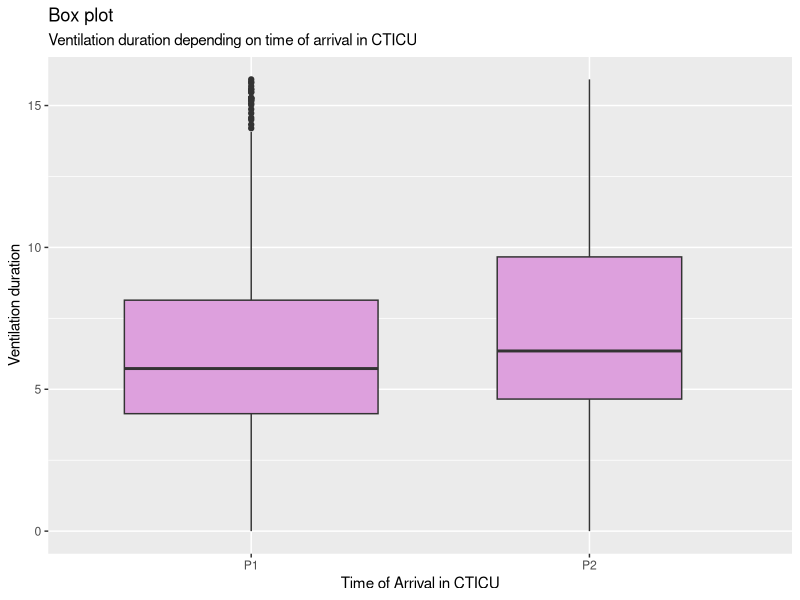
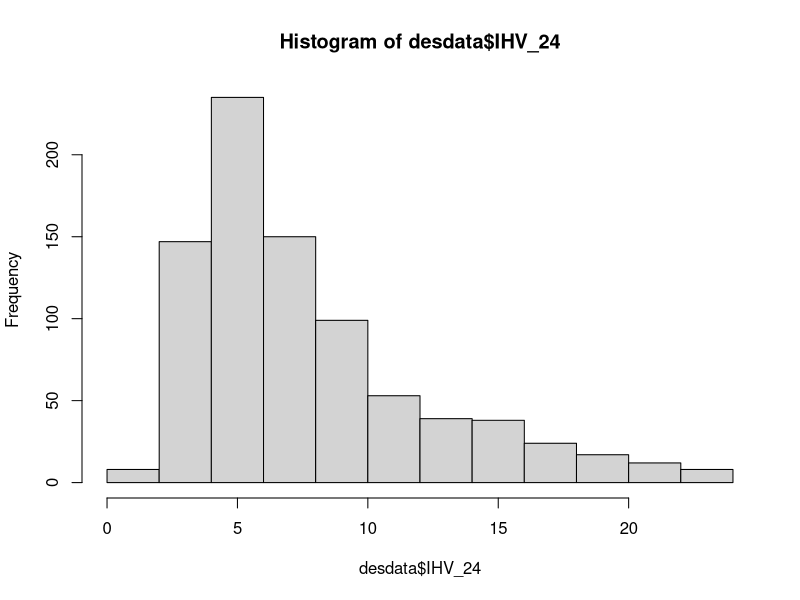
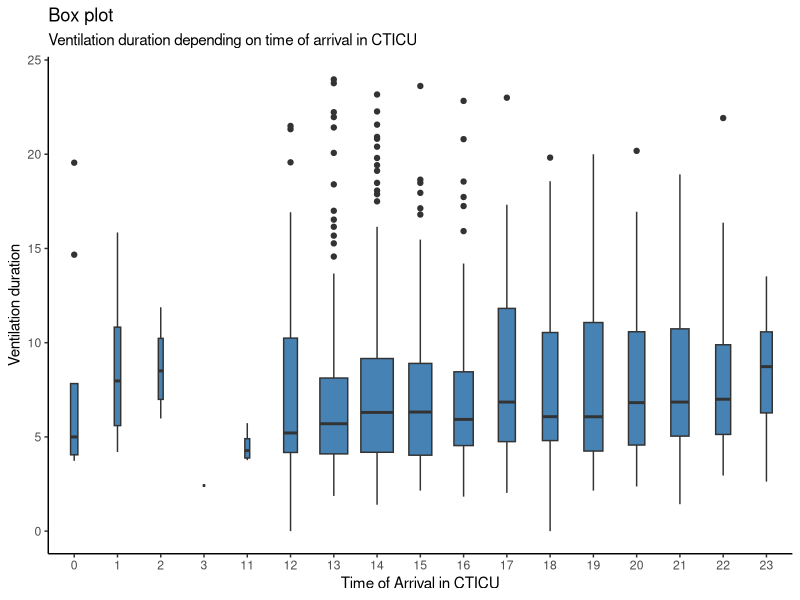
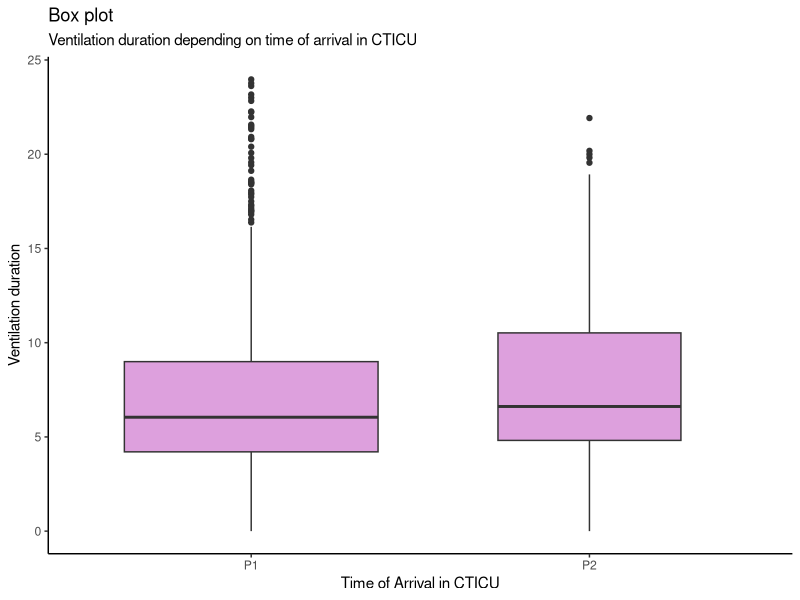
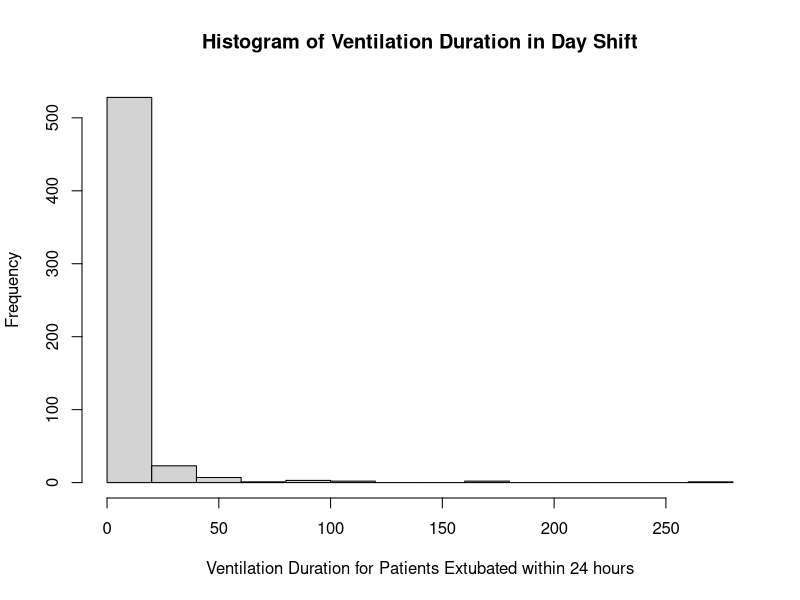
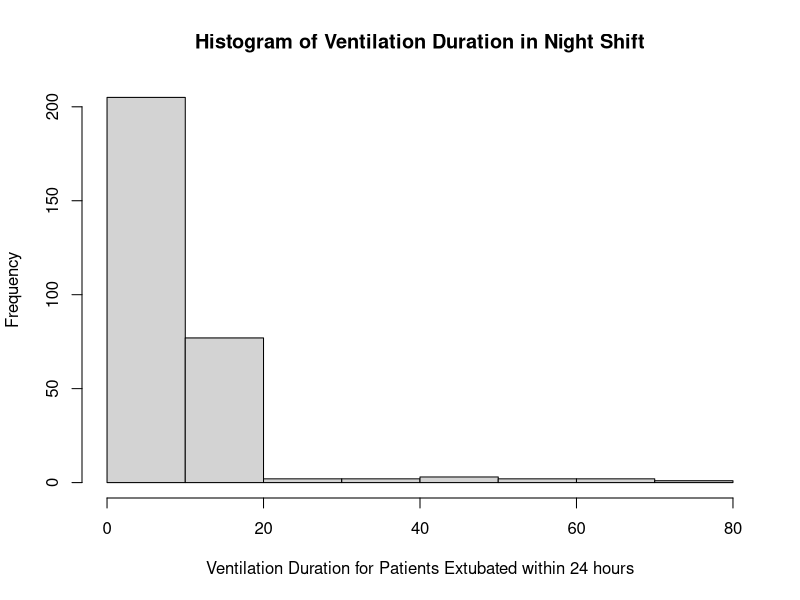
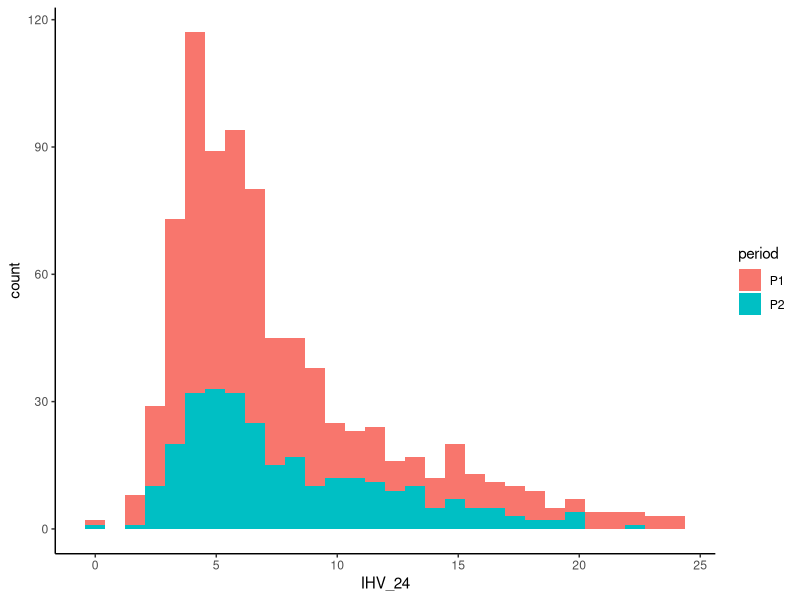
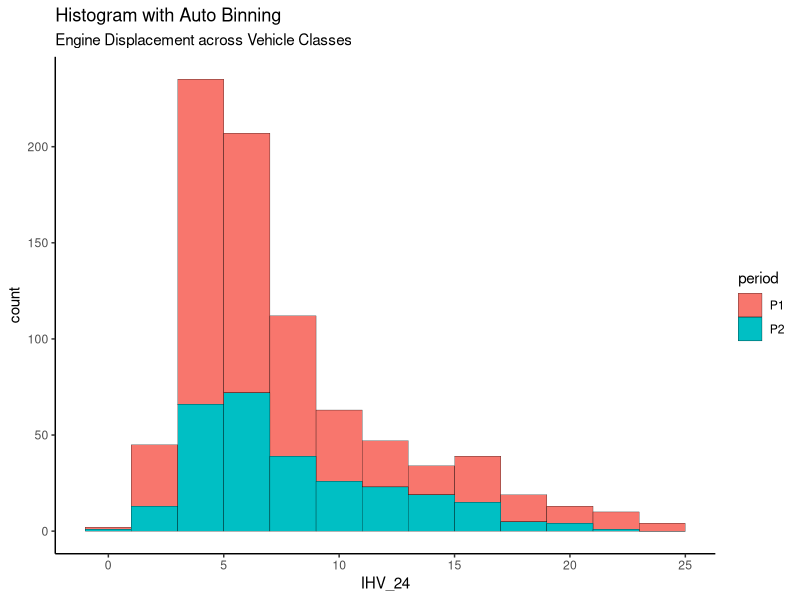

Write R code to recreate these figures, in order.
## ---- chunk 1
library(tidyverse)
library(readxl)
## ---- chunk 2
olddata <- read_excel("data/Master worksheet CTICU extubation times .xls", 
    sheet = "Master data", col_types = c("numeric", 
        "numeric", "text", "date", "date", 
        "date", "date", "text", "text", "numeric", 
        "numeric", "numeric", "numeric", 
        "text", "text", "text", "text", "text", 
        "text", "text", "text", "numeric", 
        "numeric", "numeric", "text", "text", 
        "text", "text", "text", "text", "text", 
        "text", "text", "text", "text", "text", 
        "numeric", "text", "numeric", "text", 
        "numeric", "numeric", "text", "text", 
        "text", "text", "date", "date", 
        "date", "date", "date", 
        "text", "numeric", "text", "numeric", 
        "numeric", "text", "numeric", "text", 
        "text", "numeric", "numeric", "text", 
        "text", "text", "text", "text", "numeric", 
        "numeric", "numeric", "numeric", 
        "numeric", "numeric", "numeric"))
## ---- chunk 3

rawdata <-  read_excel("data/new master data file 3 14 2019.xlsx", 
    col_types = c("text", "text", "date", 
        "date", "date", "numeric", "text", 
        "text", "numeric", "numeric", "numeric", 
        "numeric", "text", "text", "text", 
        "text", "text", "text", "text", "text", 
        "numeric", "numeric", "numeric", 
        "text", "text", "text", "text", "text", 
        "text", "text", "text", "text", "text", 
        "text", "text", "numeric", "text", 
        "numeric", "text", "numeric", "numeric", 
        "text", "text", "text", "text", "text", 
        "numeric", "text", "numeric", "date", 
        "date", "date", "date", 
        "date", "text", "numeric", "text", 
        "numeric", "numeric", "text", "numeric", 
        "text", "text", "numeric", "numeric", 
        "text", "text", "text", "text", "text", 
        "numeric", "numeric", "numeric", 
        "numeric", "numeric", "numeric", 
        "numeric", "text", "numeric", "numeric", 
        "numeric", "numeric", "numeric", 
        "numeric", "numeric", "text", "numeric"))


## ---- chunk 4
desdata <- rawdata %>% 
  separate("Surgery duration", into = c("Sdate", "Stime"), sep= " ") %>%
  separate("OR Exit Date And Time", into = c("OREdate", "OREtime"), sep= " ") %>%
  separate("OREtime", into = c("OREhour", "OREmin","OREsec"), sep= ":") %>%
  separate("Stime", into = c("Shour","Smin","Ssec"), sep= ":") %>% 
  mutate (Shour=as.numeric(Shour), Smin=as.numeric(Smin), Stime = Shour+ (Smin/60),
          OREhour = as.numeric(OREhour) ,
          period = ifelse (OREhour <18 & OREhour >=7,  "P1", "P2"),
          Ethnicity = NA,
          Reintub = coalesce(`Re-intubated During Hospital Stay`, `Postop Intubation/Reintubation During Hospital Stay`),
          Mor_disc = coalesce(`Mort-DC Status`,`Discharge / Mortality Status`)
          
          ) %>%

  rename(age = "Patient Age", 
         sex = "Sex", 
         BMI = "BMI", 
         PMM = "Predicted Morbidity or Mortality", 
         PRM = "Predicted Risk of Mortality", 
         PPV = "Predicted Prolonged Ventilation", 
         Reop = "Incidence",
         Urgent = "Status",
         Sug_Dur = "Stime",
         Pri_MI = "Prior MI",
         HF_w2w = "Heart Failure within 2 weeks",
         NYHA = "Classification-NYHA",
         smoker = "RF-Tobacco Use",
         lung = "RF-Chronic Lung Disease",
         PFT = "RF-Pulmonary Function Test",
         FEV = "RF-Forced Expiratory Volume Predicted",
         DLCOT = "DLCO Test Performed",
         DLCO = "DLCO Predicted",
         RFD = "RF-Renal Fail-Dialysis",
         PAD = "RF-Peripheral Arterial Disease",
         #Main outcome
         IHV = "Initial Hours Ventilated",
         #Secondary outcome
         Post_pneu = "Post-Op-Pulm-Pneumonia", 
         Post_throm = "Post-Op-Venous Thromboembolism-VTE",
         Post_stroke = "Post-Op-Neuro-Stroke Perm"  ,
         Re_ICU = "Readmission to ICU" ,
         Hos_LOS = "LOS-Admit-Discharge" , 
         ICU_LOS = "Total Hrs ICU",
         #Post-operative blood product transfusion 
         POBPT = "Blood Prod" ,                                        
         #Total blood transfusion units
         TBU = "Total units (all blood products)",      
         XCT = "Cross Clamp Time (min)",                             
         CPBT = "Cardiopulmonary Bypass Time"                        
         ) %>% 
  select(age,
       sex,
       Ethnicity,
       BMI, 
       PMM , 
       PRM , 
       PPV,
       Reop ,
       Urgent ,
       Sug_Dur ,
       Pri_MI ,
       HF_w2w ,
       NYHA ,
       smoker,
       lung,
       PFT,
       FEV,
       DLCOT ,
       DLCO,
       RFD ,
       PAD,
       OREhour,
       IHV,
       period,
       # secondary outcome
       Reintub, 
       Post_pneu, 
       Post_throm ,
       Post_stroke ,
       Re_ICU , 
       Hos_LOS, 
       ICU_LOS, 
       Mor_disc,
       # new variables added by new dataset 
       POBPT,
       TBU,
       XCT,
       CPBT
       ) %>% 
  mutate(IHV_24 = IHV, ICU_LOS = ICU_LOS/24)

        


# combine ethnicity

desdata$Ethnicity[rawdata$`Race - White` == "Yes"] = "White"
desdata$Ethnicity[rawdata$`Race - Black / African American` == "Yes"] = "Black"
desdata$Ethnicity[rawdata$`Race - Asian` == "Yes"] = "Asian"
desdata$Ethnicity[rawdata$`Race - American Indian / Alaskan Native` == "Yes"] = "American Indian"
desdata$Ethnicity[rawdata$`Race - Native Hawaiian / Pacific Islander` == "Yes"] = "Hawaiian"
desdata$Ethnicity[rawdata$`Race - Other` == "Yes"] = "Other"
desdata$Ethnicity[rawdata$`Race Documented` == "No"] = "No document"
## ---- chunk 5
desdata <- desdata %>% mutate( IHV_24 = IHV)
desdata$IHV_24[desdata$IHV>24] = NA 

glmdata <- desdata

glmdata$Ethnicity[glmdata$Ethnicity == "No document"] <- NA
glmdata$Ethnicity[glmdata$Ethnicity == "Hawaiian"] <- "Other"
glmdata$Ethnicity[glmdata$Ethnicity == "American Indian"] <- "Other"
glmdata$Ethnicity <- as.factor(glmdata$Ethnicity) %>% 
  relevel(glmdata$Ethnicity, ref="White")

glmdata <- glmdata %>% 
  mutate(Reop = ifelse(Reop == "First cardiovascular surgery", "Yes", "No"))

glmdata$Pri_MI[glmdata$Pri_MI == "Unknown"] <- NA

glmdata$smoker <- "Yes"
glmdata$smoker[desdata$smoker == "Smoking status unknown"] <- NA
glmdata$smoker[desdata$smoker == "Never smoker"] <- "No"

glmdata$HF_w2w[desdata$HF_w2w == "Unknown"] <- NA
glmdata$lung <- "Yes"
glmdata$lung[desdata$lung == "No"] <- "No"
glmdata$lung[desdata$lung == "Unknown"] <- NA
glmdata$PFT[desdata$PFT == "Unknown"] <- NA
glmdata$RFD[desdata$RFD == "Unknown"] <- NA
## ---- chunk 6
names(rawdata)
names(olddata)
names(desdata)
## ---- chunk 7
#desdata$sex[desdata$sex == "Not documented"] <- NA
length(desdata$sex)
sum(is.na(desdata$sex))
sum(is.na(desdata$sex)) / length(desdata$sex)
table(desdata$sex)

#table(desdata$sex) / length(desdata$sex)
paste(round(100*(table(desdata$sex) / 861), 2), "%", sep="")

length(desdata$sex[desdata$period == "P1"])
length(desdata$sex[desdata$period == "P2"])

sum(is.na(desdata$sex[desdata$period == "P1"]))
sum(is.na(desdata$sex[desdata$period == "P2"]))

table(desdata$sex[desdata$period == "P1"]) 
table(desdata$sex[desdata$period == "P2"]) 

#table(desdata$sex[desdata$period == "P1"]) / length(desdata$sex[desdata$period == "P1"])
paste(round(100*(table(desdata$sex[desdata$period == "P1"]) / length(desdata$sex[desdata$period == "P1"])), 2), "%", sep="")

#table(desdata$sex[desdata$period == "P2"]) / length(desdata$sex[desdata$period == "P2"])
paste(round(100*(table(desdata$sex[desdata$period == "P2"]) / length(desdata$sex[desdata$period == "P2"])), 2), "%", sep="")
chisq.test(desdata$sex,desdata$period, correct = FALSE)

## ---- chunk 8
glmdata$Ethnicity[glmdata$Ethnicity == "No document"] <- NA
glmdata$Ethnicity <- as.factor(glmdata$Ethnicity) %>%
  relevel(glmdata$Ethnicity, ref="White")

length(glmdata$Ethnicity)
sum(is.na(glmdata$Ethnicity))
sum(is.na(glmdata$Ethnicity)) / length(glmdata$Ethnicity)
table(glmdata$Ethnicity)

#table(glmdata$Ethnicity) / length(glmdata$Ethnicity)
paste(round(100*(table(glmdata$Ethnicity) / 861), 2), "%", sep="")

length(glmdata$Ethnicity[glmdata$period == "P1"])
length(glmdata$Ethnicity[glmdata$period == "P2"])

sum(is.na(glmdata$Ethnicity[glmdata$period == "P1"]))
sum(is.na(glmdata$Ethnicity[glmdata$period == "P2"]))

table(glmdata$Ethnicity[glmdata$period == "P1"]) 
table(glmdata$Ethnicity[glmdata$period == "P2"]) 

#table(glmdata$Ethnicity[glmdata$period == "P1"]) / length(glmdata$Ethnicity[glmdata$period == "P1"])
paste(round(100*(table(glmdata$Ethnicity[glmdata$period == "P1"]) / length(glmdata$Ethnicity[glmdata$period == "P1"])), 2), "%", sep="")

#table(glmdata$Ethnicity[glmdata$period == "P2"]) / length(glmdata$Ethnicity[glmdata$period == "P2"])
paste(round(100*(table(glmdata$Ethnicity[glmdata$period == "P2"]) / length(glmdata$Ethnicity[glmdata$period == "P2"])), 2), "%", sep="")


chisq.test(glmdata$Ethnicity,glmdata$period, correct = FALSE)
## ---- chunk 9


length(glmdata$Reop)
sum(is.na(glmdata$Reop))
sum(is.na(glmdata$Reop)) / length(glmdata$Reop)
table(glmdata$Reop)

#table(glmdata$Reop) / length(glmdata$Reop)
paste(round(100*(table(glmdata$Reop) / (length(na.omit(glmdata$Reop)))), 2), "%", sep="")

length(na.omit(glmdata$Reop[glmdata$period == "P1"]))
length(na.omit(glmdata$Reop[glmdata$period == "P2"]))

sum(is.na(glmdata$Reop[glmdata$period == "P1"]))
sum(is.na(glmdata$Reop[glmdata$period == "P2"]))

table(glmdata$Reop[glmdata$period == "P1"]) 
table(glmdata$Reop[glmdata$period == "P2"]) 

#table(glmdata$Reop[glmdata$period == "P1"]) / length(glmdata$Reop[glmdata$period == "P1"])
paste(round(100*(table(glmdata$Reop[glmdata$period == "P1"]) / length(na.omit(glmdata$Reop[glmdata$period == "P1"]))), 2), "%", sep="")

#table(glmdata$Reop[glmdata$period == "P2"]) / length(glmdata$Reop[glmdata$period == "P2"])
paste(round(100*(table(glmdata$Reop[glmdata$period == "P2"]) / length(na.omit(glmdata$Reop[glmdata$period == "P2"]))), 2), "%", sep="")



fisher.test(glmdata$Reop,glmdata$period)
## ---- chunk 10
#desdata$Urgent[desdata$Urgent == "Not documented"] <- NA
length(desdata$Urgent)
sum(is.na(desdata$Urgent))
sum(is.na(desdata$Urgent)) / length(desdata$Urgent)
table(desdata$Urgent)

#table(desdata$Urgent) / length(desdata$Urgent)
paste(round(100*(table(desdata$Urgent) / 861), 2), "%", sep="")

length(desdata$Urgent[desdata$period == "P1"])
length(desdata$Urgent[desdata$period == "P2"])

sum(is.na(desdata$Urgent[desdata$period == "P1"]))
sum(is.na(desdata$Urgent[desdata$period == "P2"]))

table(desdata$Urgent[desdata$period == "P1"]) 
table(desdata$Urgent[desdata$period == "P2"]) 

#table(desdata$Urgent[desdata$period == "P1"]) / length(desdata$Urgent[desdata$period == "P1"])
paste(round(100*(table(desdata$Urgent[desdata$period == "P1"]) / length(desdata$Urgent[desdata$period == "P1"])), 2), "%", sep="")

#table(desdata$Urgent[desdata$period == "P2"]) / length(desdata$Urgent[desdata$period == "P2"])
paste(round(100*(table(desdata$Urgent[desdata$period == "P2"]) / length(desdata$Urgent[desdata$period == "P2"])), 2), "%", sep="")


chisq.test(desdata$Urgent,desdata$period, correct = FALSE)
## ---- chunk 11

length(glmdata$Pri_MI)
sum(is.na(glmdata$Pri_MI))
sum(is.na(glmdata$Pri_MI)) / length(glmdata$Pri_MI)
table(glmdata$Pri_MI)

#table(glmdata$Pri_MI) / length(glmdata$Pri_MI)
paste(round(100*(table(glmdata$Pri_MI) / (length(na.omit(glmdata$Pri_MI)))), 2), "%", sep="")

length(na.omit(glmdata$Pri_MI[glmdata$period == "P1"]))
length(na.omit(glmdata$Pri_MI[glmdata$period == "P2"]))

sum(is.na(glmdata$Pri_MI[glmdata$period == "P1"]))
sum(is.na(glmdata$Pri_MI[glmdata$period == "P2"]))

table(glmdata$Pri_MI[glmdata$period == "P1"]) 
table(glmdata$Pri_MI[glmdata$period == "P2"]) 

#table(glmdata$Pri_MI[glmdata$period == "P1"]) / length(glmdata$Pri_MI[glmdata$period == "P1"])
paste(round(100*(table(glmdata$Pri_MI[glmdata$period == "P1"]) / length(na.omit(glmdata$Pri_MI[glmdata$period == "P1"]))), 2), "%", sep="")

#table(glmdata$Pri_MI[glmdata$period == "P2"]) / length(glmdata$Pri_MI[glmdata$period == "P2"])
paste(round(100*(table(glmdata$Pri_MI[glmdata$period == "P2"]) / length(na.omit(glmdata$Pri_MI[glmdata$period == "P2"]))), 2), "%", sep="")

chisq.test(glmdata$Pri_MI,glmdata$period, correct = FALSE)
## ---- chunk 12

length(desdata$HF_w2w)
sum(is.na(desdata$HF_w2w))
sum(is.na(desdata$HF_w2w)) / length(desdata$HF_w2w)
table(desdata$HF_w2w)

#table(desdata$HF_w2w) / length(desdata$HF_w2w)
paste(round(100*(table(desdata$HF_w2w) / 861), 2), "%", sep="")

length(desdata$HF_w2w[desdata$period == "P1"])
length(desdata$HF_w2w[desdata$period == "P2"])

sum(is.na(desdata$HF_w2w[desdata$period == "P1"]))
sum(is.na(desdata$HF_w2w[desdata$period == "P2"]))

table(desdata$HF_w2w[desdata$period == "P1"]) 
table(desdata$HF_w2w[desdata$period == "P2"]) 

#table(desdata$HF_w2w[desdata$period == "P1"]) / length(desdata$HF_w2w[desdata$period == "P1"])
paste(round(100*(table(desdata$HF_w2w[desdata$period == "P1"]) / length(desdata$HF_w2w[desdata$period == "P1"])), 2), "%", sep="")

#table(desdata$HF_w2w[desdata$period == "P2"]) / length(desdata$HF_w2w[desdata$period == "P2"])
paste(round(100*(table(desdata$HF_w2w[desdata$period == "P2"]) / length(desdata$HF_w2w[desdata$period == "P2"])), 2), "%", sep="")
chisq.test(desdata$HF_w2w,desdata$period, correct = FALSE)
## ---- chunk 13
#desdata$NYHA[desdata$NYHA == "Not documented"] <- NA
length(desdata$NYHA)
sum(is.na(desdata$NYHA))
sum(is.na(desdata$NYHA)) / length(desdata$NYHA)
table(desdata$NYHA)

#table(desdata$NYHA) / length(desdata$NYHA)
paste(round(100*(table(desdata$NYHA) / 861), 2), "%", sep="")

length(desdata$NYHA[desdata$period == "P1"])
length(desdata$NYHA[desdata$period == "P2"])

sum(is.na(desdata$NYHA[desdata$period == "P1"]))
sum(is.na(desdata$NYHA[desdata$period == "P2"]))

table(desdata$NYHA[desdata$period == "P1"]) 
table(desdata$NYHA[desdata$period == "P2"]) 

#table(desdata$NYHA[desdata$period == "P1"]) / length(desdata$NYHA[desdata$period == "P1"])
paste(round(100*(table(desdata$NYHA[desdata$period == "P1"]) / length(desdata$NYHA[desdata$period == "P1"])), 2), "%", sep="")

#table(desdata$NYHA[desdata$period == "P2"]) / length(desdata$NYHA[desdata$period == "P2"])
paste(round(100*(table(desdata$NYHA[desdata$period == "P2"]) / length(desdata$NYHA[desdata$period == "P2"])), 2), "%", sep="")

## ---- chunk 14

length(glmdata$smoker)
sum(is.na(glmdata$smoker))
sum(is.na(glmdata$smoker)) / length(glmdata$smoker)
table(glmdata$smoker)

#table(glmdata$smoker) / length(glmdata$smoker)
paste(round(100*(table(glmdata$smoker) / (length(na.omit(glmdata$smoker)))), 2), "%", sep="")

length(na.omit(glmdata$smoker[glmdata$period == "P1"]))
length(na.omit(glmdata$smoker[glmdata$period == "P2"]))

sum(is.na(glmdata$smoker[glmdata$period == "P1"]))
sum(is.na(glmdata$smoker[glmdata$period == "P2"]))

table(glmdata$smoker[glmdata$period == "P1"]) 
table(glmdata$smoker[glmdata$period == "P2"]) 

#table(glmdata$smoker[glmdata$period == "P1"]) / length(glmdata$smoker[glmdata$period == "P1"])
paste(round(100*(table(glmdata$smoker[glmdata$period == "P1"]) / length(na.omit(glmdata$smoker[glmdata$period == "P1"]))), 2), "%", sep="")

#table(glmdata$smoker[glmdata$period == "P2"]) / length(glmdata$smoker[glmdata$period == "P2"])
paste(round(100*(table(glmdata$smoker[glmdata$period == "P2"]) / length(na.omit(glmdata$smoker[glmdata$period == "P2"]))), 2), "%", sep="")

chisq.test(glmdata$smoker,glmdata$period, correct = FALSE)
## ---- chunk 15
length(glmdata$lung)
sum(is.na(glmdata$lung))
sum(is.na(glmdata$lung)) / length(glmdata$lung)
table(glmdata$lung)

#table(glmdata$lung) / length(glmdata$lung)
paste(round(100*(table(glmdata$lung) / 861), 2), "%", sep="")

length(glmdata$lung[glmdata$period == "P1"])
length(glmdata$lung[glmdata$period == "P2"])

sum(is.na(glmdata$lung[glmdata$period == "P1"]))
sum(is.na(glmdata$lung[glmdata$period == "P2"]))

table(glmdata$lung[glmdata$period == "P1"]) 
table(glmdata$lung[glmdata$period == "P2"]) 

#table(glmdata$lung[glmdata$period == "P1"]) / length(glmdata$lung[glmdata$period == "P1"])
paste(round(100*(table(glmdata$lung[glmdata$period == "P1"]) / length(glmdata$lung[glmdata$period == "P1"])), 2), "%", sep="")

#table(glmdata$lung[glmdata$period == "P2"]) / length(glmdata$lung[glmdata$period == "P2"])
paste(round(100*(table(glmdata$lung[glmdata$period == "P2"]) / length(glmdata$lung[glmdata$period == "P2"])), 2), "%", sep="")

chisq.test(glmdata$lung,glmdata$period, correct = FALSE)
## ---- chunk 16

length(glmdata$PFT)
sum(is.na(glmdata$PFT))
sum(is.na(glmdata$PFT)) / length(glmdata$PFT)
table(glmdata$PFT)

#table(glmdata$PFT) / length(glmdata$PFT)
paste(round(100*(table(glmdata$PFT) / 861), 2), "%", sep="")

length(glmdata$PFT[glmdata$period == "P1"])
length(glmdata$PFT[glmdata$period == "P2"])

sum(is.na(glmdata$PFT[glmdata$period == "P1"]))
sum(is.na(glmdata$PFT[glmdata$period == "P2"]))

table(glmdata$PFT[glmdata$period == "P1"]) 
table(glmdata$PFT[glmdata$period == "P2"]) 

#table(glmdata$PFT[glmdata$period == "P1"]) / length(glmdata$PFT[glmdata$period == "P1"])
paste(round(100*(table(glmdata$PFT[glmdata$period == "P1"]) / length(glmdata$PFT[glmdata$period == "P1"])), 2), "%", sep="")

#table(glmdata$PFT[glmdata$period == "P2"]) / length(glmdata$PFT[glmdata$period == "P2"])
paste(round(100*(table(glmdata$PFT[glmdata$period == "P2"]) / length(glmdata$PFT[glmdata$period == "P2"])), 2), "%", sep="")

chisq.test(glmdata$PFT,glmdata$period, correct = FALSE)
## ---- chunk 17
#desdata$DLCOT[desdata$DLCOT == "Not documented"] <- NA
length(desdata$DLCOT)
sum(is.na(desdata$DLCOT))
sum(is.na(desdata$DLCOT)) / length(desdata$DLCOT)
table(desdata$DLCOT)

#table(desdata$DLCOT) / length(desdata$DLCOT)
paste(round(100*(table(desdata$DLCOT) / 861), 2), "%", sep="")

length(desdata$DLCOT[desdata$period == "P1"])
length(desdata$DLCOT[desdata$period == "P2"])

sum(is.na(desdata$DLCOT[desdata$period == "P1"]))
sum(is.na(desdata$DLCOT[desdata$period == "P2"]))

table(desdata$DLCOT[desdata$period == "P1"]) 
table(desdata$DLCOT[desdata$period == "P2"]) 

#table(desdata$DLCOT[desdata$period == "P1"]) / length(desdata$DLCOT[desdata$period == "P1"])
paste(round(100*(table(desdata$DLCOT[desdata$period == "P1"]) / length(desdata$DLCOT[desdata$period == "P1"])), 2), "%", sep="")

#table(desdata$DLCOT[desdata$period == "P2"]) / length(desdata$DLCOT[desdata$period == "P2"])
paste(round(100*(table(desdata$DLCOT[desdata$period == "P2"]) / length(desdata$DLCOT[desdata$period == "P2"])), 2), "%", sep="")
## ---- chunk 18

length(glmdata$RFD)
sum(is.na(glmdata$RFD))
sum(is.na(glmdata$RFD)) / length(glmdata$RFD)
table(glmdata$RFD)

#table(glmdata$RFD) / length(glmdata$RFD)
paste(round(100*(table(glmdata$RFD) / 861), 2), "%", sep="")

length(glmdata$RFD[glmdata$period == "P1"])
length(glmdata$RFD[glmdata$period == "P2"])

sum(is.na(glmdata$RFD[glmdata$period == "P1"]))
sum(is.na(glmdata$RFD[glmdata$period == "P2"]))

table(glmdata$RFD[glmdata$period == "P1"]) 
table(glmdata$RFD[glmdata$period == "P2"]) 

#table(glmdata$RFD[glmdata$period == "P1"]) / length(glmdata$RFD[glmdata$period == "P1"])
paste(round(100*(table(glmdata$RFD[glmdata$period == "P1"]) / length(glmdata$RFD[glmdata$period == "P1"])), 2), "%", sep="")

#table(glmdata$RFD[glmdata$period == "P2"]) / length(glmdata$RFD[glmdata$period == "P2"])
paste(round(100*(table(glmdata$RFD[glmdata$period == "P2"]) / length(glmdata$RFD[glmdata$period == "P2"])), 2), "%", sep="")

chisq.test(glmdata$RFD,glmdata$period, correct = FALSE)
## ---- chunk 19
#desdata$PAD[desdata$PAD == "Not documented"] <- NA
length(desdata$PAD)
sum(is.na(desdata$PAD))
sum(is.na(desdata$PAD)) / length(desdata$PAD)
table(desdata$PAD)

#table(desdata$PAD) / length(desdata$PAD)
paste(round(100*(table(desdata$PAD) / 861), 2), "%", sep="")

length(desdata$PAD[desdata$period == "P1"])
length(desdata$PAD[desdata$period == "P2"])

sum(is.na(desdata$PAD[desdata$period == "P1"]))
sum(is.na(desdata$PAD[desdata$period == "P2"]))

table(desdata$PAD[desdata$period == "P1"]) 
table(desdata$PAD[desdata$period == "P2"]) 

#table(desdata$PAD[desdata$period == "P1"]) / length(desdata$PAD[desdata$period == "P1"])
paste(round(100*(table(desdata$PAD[desdata$period == "P1"]) / length(desdata$PAD[desdata$period == "P1"])), 2), "%", sep="")

#table(desdata$PAD[desdata$period == "P2"]) / length(desdata$PAD[desdata$period == "P2"])
paste(round(100*(table(desdata$PAD[desdata$period == "P2"]) / length(desdata$PAD[desdata$period == "P2"])), 2), "%", sep="")

chisq.test(glmdata$PAD,glmdata$period, correct = FALSE)
## ---- chunk 20




length(glmdata$POBPT )
sum(is.na(glmdata$POBPT ))
sum(is.na(glmdata$POBPT )) / length(glmdata$POBPT )
table(glmdata$POBPT )

#table(glmdata$POBPT ) / length(glmdata$POBPT )
paste(round(100*(table(glmdata$POBPT ) / (length(na.omit(glmdata$POBPT )))), 2), "%", sep="")

length(na.omit(glmdata$POBPT [glmdata$period == "P1"]))
length(na.omit(glmdata$POBPT [glmdata$period == "P2"]))

sum(is.na(glmdata$POBPT [glmdata$period == "P1"]))
sum(is.na(glmdata$POBPT [glmdata$period == "P2"]))

table(glmdata$POBPT [glmdata$period == "P1"]) 
table(glmdata$POBPT [glmdata$period == "P2"]) 

#table(glmdata$POBPT [glmdata$period == "P1"]) / length(glmdata$POBPT [glmdata$period == "P1"])
paste(round(100*(table(glmdata$POBPT [glmdata$period == "P1"]) / length(na.omit(glmdata$POBPT [glmdata$period == "P1"]))), 2), "%", sep="")

#table(glmdata$POBPT [glmdata$period == "P2"]) / length(glmdata$POBPT [glmdata$period == "P2"])
paste(round(100*(table(glmdata$POBPT [glmdata$period == "P2"]) / length(na.omit(glmdata$POBPT [glmdata$period == "P2"]))), 2), "%", sep="")

chisq.test(glmdata$POBPT ,glmdata$period, correct = FALSE)

## ---- chunk 21
desdata$age[desdata$period == "P1"] %>% na.omit() %>% length()
summary(desdata$age[desdata$period == "P1"])
desdata$age[desdata$period == "P1"] %>% na.omit() %>% sd()
desdata$age[desdata$period == "P2"] %>% na.omit() %>% length()
summary(desdata$age[desdata$period == "P2"])
desdata$age[desdata$period == "P2"] %>% na.omit() %>% sd()
desdata$age %>% na.omit() %>% length()
summary(desdata$age)
desdata$age %>% na.omit() %>% sd()
## ---- chunk 22
var.test(desdata$age[desdata$period == "P2"], desdata$age[desdata$period == "P1"])
t.test(x= desdata$age[desdata$period == "P1"], y = desdata$age[desdata$period == "P2"], paired = FALSE, var.equal = TRUE, conf.level = 0.95)
## ---- chunk 23
desdata$PMM[desdata$period == "P1"] %>% na.omit() %>% length()
summary(desdata$PMM[desdata$period == "P1"])
desdata$PMM[desdata$period == "P1"] %>% na.omit() %>% sd()
desdata$PMM[desdata$period == "P2"] %>% na.omit() %>% length()
summary(desdata$PMM[desdata$period == "P2"])
desdata$PMM[desdata$period == "P2"] %>% na.omit() %>% sd()
desdata$PMM %>% na.omit() %>% length()
summary(desdata$PMM)
desdata$PMM %>% na.omit() %>% sd()
## ---- chunk 24
var.test(desdata$PMM[desdata$period == "P2"], desdata$PMM[desdata$period == "P1"])
t.test(x= desdata$PMM[desdata$period == "P1"], y = desdata$PMM[desdata$period == "P2"], paired = FALSE, var.equal = FALSE, conf.level = 0.95)
## ---- chunk 25
desdata$PRM[desdata$period == "P1"] %>% na.omit() %>% length()
summary(desdata$PRM[desdata$period == "P1"])
desdata$PRM[desdata$period == "P1"] %>% na.omit() %>% sd()
desdata$PRM[desdata$period == "P2"] %>% na.omit() %>% length()
summary(desdata$PRM[desdata$period == "P2"])
desdata$PRM[desdata$period == "P2"] %>% na.omit() %>% sd()
desdata$PRM %>% na.omit() %>% length()
summary(desdata$PRM)
desdata$PRM %>% na.omit() %>% sd()
## ---- chunk 26
var.test(desdata$PRM[desdata$period == "P2"], desdata$PRM[desdata$period == "P1"])
t.test(x= desdata$PRM[desdata$period == "P1"], y = desdata$PRM[desdata$period == "P2"], paired = FALSE, var.equal = TRUE, conf.level = 0.95)
## ---- chunk 27
desdata$PPV[desdata$period == "P1"] %>% na.omit() %>% length()
summary(desdata$PPV[desdata$period == "P1"])
desdata$PPV[desdata$period == "P1"] %>% na.omit() %>% sd()
desdata$PPV[desdata$period == "P2"] %>% na.omit() %>% length()
summary(desdata$PPV[desdata$period == "P2"])
desdata$PPV[desdata$period == "P2"] %>% na.omit() %>% sd()
desdata$PPV %>% na.omit() %>% length()
summary(desdata$PPV)
desdata$PPV %>% na.omit() %>% sd()
## ---- chunk 28
var.test(desdata$PPV[desdata$period == "P2"], desdata$PPV[desdata$period == "P1"])
t.test(x= desdata$PPV[desdata$period == "P1"], y = desdata$PPV[desdata$period == "P2"], paired = FALSE, var.equal = TRUE, conf.level = 0.95)
## ---- chunk 29
desdata$Sug_Dur[desdata$period == "P1"] %>% na.omit() %>% length()
summary(desdata$Sug_Dur[desdata$period == "P1"])
desdata$Sug_Dur[desdata$period == "P1"] %>% na.omit() %>% sd()
desdata$Sug_Dur[desdata$period == "P2"] %>% na.omit() %>% length()
summary(desdata$Sug_Dur[desdata$period == "P2"])
desdata$Sug_Dur[desdata$period == "P2"] %>% na.omit() %>% sd()
desdata$Sug_Dur %>% na.omit() %>% length()
summary(desdata$Sug_Dur)
desdata$Sug_Dur %>% na.omit() %>% sd()
## ---- chunk 30
var.test(desdata$Sug_Dur[desdata$period == "P2"], desdata$Sug_Dur[desdata$period == "P1"])
t.test(x= desdata$Sug_Dur[desdata$period == "P1"], y = desdata$Sug_Dur[desdata$period == "P2"], paired = FALSE, var.equal = FALSE, conf.level = 0.95)
## ---- chunk 31
desdata$FEV[desdata$period == "P1"] %>% na.omit() %>% length()
summary(desdata$FEV[desdata$period == "P1"])
desdata$FEV[desdata$period == "P1"] %>% na.omit() %>% sd()
desdata$FEV[desdata$period == "P2"] %>% na.omit() %>% length()
summary(desdata$FEV[desdata$period == "P2"])
desdata$FEV[desdata$period == "P2"] %>% na.omit() %>% sd()
desdata$FEV %>% na.omit() %>% length()
summary(desdata$FEV)
desdata$FEV %>% na.omit() %>% sd()
## ---- chunk 32
var.test(desdata$FEV[desdata$period == "P2"], desdata$FEV[desdata$period == "P1"])
t.test(x= desdata$FEV[desdata$period == "P1"], y = desdata$FEV[desdata$period == "P2"], paired = FALSE, var.equal = TRUE, conf.level = 0.95)
## ---- chunk 33
desdata$DLCO[desdata$period == "P1"] %>% na.omit() %>% length()
summary(desdata$DLCO[desdata$period == "P1"])
desdata$DLCO[desdata$period == "P1"] %>% na.omit() %>% sd()
desdata$DLCO[desdata$period == "P2"] %>% na.omit() %>% length()
summary(desdata$DLCO[desdata$period == "P2"])
desdata$DLCO[desdata$period == "P2"] %>% na.omit() %>% sd()
desdata$DLCO %>% na.omit() %>% length()
summary(desdata$DLCO)
desdata$DLCO %>% na.omit() %>% sd()
## ---- chunk 34
var.test(desdata$DLCO[desdata$period == "P2"], desdata$DLCO[desdata$period == "P1"])
t.test(x= desdata$DLCO[desdata$period == "P1"], y = desdata$DLCO[desdata$period == "P2"], paired = FALSE, var.equal = TRUE, conf.level = 0.95)
## ---- chunk 35
desdata$TBU[desdata$period == "P1"] %>% na.omit() %>% length()
summary(desdata$TBU[desdata$period == "P1"])
desdata$TBU[desdata$period == "P1"] %>% na.omit() %>% sd()
desdata$TBU[desdata$period == "P2"] %>% na.omit() %>% length()
summary(desdata$TBU[desdata$period == "P2"])
desdata$TBU[desdata$period == "P2"] %>% na.omit() %>% sd()
desdata$TBU %>% na.omit() %>% length()
summary(desdata$TBU)
desdata$TBU %>% na.omit() %>% sd()
## ---- chunk 36
var.test(desdata$TBU[desdata$period == "P2"], desdata$TBU[desdata$period == "P1"])
t.test(x= desdata$TBU[desdata$period == "P1"], y = desdata$TBU[desdata$period == "P2"], paired = FALSE, var.equal = TRUE, conf.level = 0.95)
## ---- chunk 37
desdata$XCT[desdata$period == "P1"] %>% na.omit() %>% length()
summary(desdata$XCT[desdata$period == "P1"])
desdata$XCT[desdata$period == "P1"] %>% na.omit() %>% sd()
desdata$XCT[desdata$period == "P2"] %>% na.omit() %>% length()
summary(desdata$XCT[desdata$period == "P2"])
desdata$XCT[desdata$period == "P2"] %>% na.omit() %>% sd()
desdata$XCT %>% na.omit() %>% length()
summary(desdata$XCT)
desdata$XCT %>% na.omit() %>% sd()
## ---- chunk 38
var.test(desdata$XCT[desdata$period == "P2"], desdata$XCT[desdata$period == "P1"])
t.test(x= desdata$XCT[desdata$period == "P1"], y = desdata$XCT[desdata$period == "P2"], paired = FALSE, var.equal = TRUE, conf.level = 0.95)
## ---- chunk 39
desdata$CPBT[desdata$period == "P1"] %>% na.omit() %>% length()
summary(desdata$CPBT[desdata$period == "P1"])
desdata$CPBT[desdata$period == "P1"] %>% na.omit() %>% sd()
desdata$CPBT[desdata$period == "P2"] %>% na.omit() %>% length()
summary(desdata$CPBT[desdata$period == "P2"])
desdata$CPBT[desdata$period == "P2"] %>% na.omit() %>% sd()
desdata$CPBT %>% na.omit() %>% length()
summary(desdata$CPBT)
desdata$CPBT %>% na.omit() %>% sd()
## ---- chunk 40
var.test(desdata$CPBT[desdata$period == "P2"], desdata$CPBT[desdata$period == "P1"])
t.test(x= desdata$CPBT[desdata$period == "P1"], y = desdata$CPBT[desdata$period == "P2"], paired = FALSE, var.equal = TRUE, conf.level = 0.95)
## ---- chunk 41
desdata$IHV[desdata$period == "P1"] %>% na.omit() %>% length()
summary(desdata$IHV[desdata$period == "P1"])
desdata$IHV[desdata$period == "P1"] %>% na.omit() %>% sd()
desdata$IHV[desdata$period == "P2"] %>% na.omit() %>% length()
summary(desdata$IHV[desdata$period == "P2"])
desdata$IHV[desdata$period == "P2"] %>% na.omit() %>% sd()
desdata$IHV %>% na.omit() %>% length()
summary(desdata$IHV)
desdata$IHV %>% na.omit() %>% sd()
## ---- chunk 42
var.test(desdata$IHV[desdata$period == "P2"], desdata$IHV[desdata$period == "P1"])
t.test(x= desdata$IHV[desdata$period == "P1"], y = desdata$IHV[desdata$period == "P2"], paired = FALSE, var.equal = FALSE, conf.level = 0.95)
## ---- chunk 43


desdata$IHV_24[desdata$period == "P1"] %>% na.omit() %>% length()
summary(desdata$IHV_24[desdata$period == "P1"])
desdata$IHV_24[desdata$period == "P1"] %>% na.omit() %>% sd()
desdata$IHV_24[desdata$period == "P2"] %>% na.omit() %>% length()
summary(desdata$IHV_24[desdata$period == "P2"])
desdata$IHV_24[desdata$period == "P2"] %>% na.omit() %>% sd()
desdata$IHV_24 %>% na.omit() %>% length()
summary(desdata$IHV_24)
desdata$IHV_24 %>% na.omit() %>% sd()
## ---- chunk 44
var.test(desdata$IHV_24[desdata$period == "P2"], desdata$IHV_24[desdata$period == "P1"])
t.test(x= desdata$IHV_24[desdata$period == "P1"], y = desdata$IHV_24[desdata$period == "P2"], paired = FALSE, var.equal = TRUE, conf.level = 0.95)
## ---- chunk 45

desdata <- desdata %>% mutate( IHV_16 = IHV)
desdata$IHV_16[desdata$IHV>=16] = NA 

ggg <- ggplot(desdata, aes(desdata$period, desdata$IHV_16))
ggg + geom_boxplot(varwidth=T, fill="plum") + 
    labs(title="Box plot", 
         subtitle="Ventilation duration depending on time of arrival in CTICU",
         x="Time of Arrival in CTICU",
         y="Ventilation duration" )

## ---- chunk 46

desdata$IHV_16[desdata$period == "P1"] %>% na.omit() %>% length()
summary(desdata$IHV_16[desdata$period == "P1"])
desdata$IHV_16[desdata$period == "P1"] %>% na.omit() %>% sd()
desdata$IHV_16[desdata$period == "P2"] %>% na.omit() %>% length()
summary(desdata$IHV_16[desdata$period == "P2"])
desdata$IHV_16[desdata$period == "P2"] %>% na.omit() %>% sd()
desdata$IHV_16 %>% na.omit() %>% length()
summary(desdata$IHV_16)
desdata$IHV_16 %>% na.omit() %>% sd()

var.test(desdata$IHV_16[desdata$period == "P2"], desdata$IHV_16[desdata$period == "P1"])
t.test(x= desdata$IHV_16[desdata$period == "P1"], y = desdata$IHV_16[desdata$period == "P2"], paired = FALSE, var.equal = TRUE, conf.level = 0.95)
## ---- chunk 47

library(ggplot2)
theme_set(theme_classic())

hist(desdata$IHV_24, breaks = 12, plot = TRUE, freq = TRUE)


plotdata <- desdata %>% mutate(OREhour = as.factor(OREhour))
g <- ggplot(plotdata, aes(plotdata$OREhour, plotdata$IHV_24))
g + geom_boxplot(varwidth=T, fill="steelblue") + 
    labs(title="Box plot", 
         subtitle="Ventilation duration depending on time of arrival in CTICU",
         x="Time of Arrival in CTICU",
         y="Ventilation duration" )

gg <- ggplot(desdata, aes(desdata$period, desdata$IHV_24))
gg + geom_boxplot(varwidth=T, fill="plum") + 
    labs(title="Box plot", 
         subtitle="Ventilation duration depending on time of arrival in CTICU",
         x="Time of Arrival in CTICU",
         y="Ventilation duration" )
## ---- chunk 48

par(mfrow=c(1,1))
hist(desdata$IHV[desdata$period == "P1"], main = "Histogram of Ventilation Duration in Day Shift", xlab = "Ventilation Duration for Patients Extubated within 24 hours")
hist(desdata$IHV[desdata$period == "P2"], main = "Histogram of Ventilation Duration in Night Shift", xlab = "Ventilation Duration for Patients Extubated within 24 hours")

## ---- chunk 49
g1 <- ggplot(desdata, aes(IHV_24, fill=period))

g1 + geom_histogram()

g1 + geom_histogram(position = ,
                   binwidth = 2, 
                   col="black", 
                   size=.1) +  # change binwidth
  labs(title="Histogram with Auto Binning", 
       subtitle="Engine Displacement across Vehicle Classes")  
## ---- chunk 50

 
  
glmdata$period <- as.factor(glmdata$period) %>% relevel(glmdata$period, ref = "P1")
simple_logistic_fit <- glm(formula= period ~ IHV_24, family = binomial(link = "logit"), 
    data = glmdata)
summary(simple_logistic_fit)
## ---- chunk 51
exp(0.02054*5)
## ---- chunk 52
test_logistic_fit <- glm(formula= period ~ IHV_24 + Sug_Dur + smoker +Ethnicity +XCT  , family = binomial(link = "logit"), 
    data = glmdata)
summary(test_logistic_fit)
## ---- chunk 53
full_logistic_fit <- glm(formula= period ~ IHV_24+Ethnicity + PPV   +smoker+ PFT  + XCT+ CPBT, family = binomial(link = "logit"), data = glmdata)
summary(full_logistic_fit)
exp(full_logistic_fit$coefficients)

exp(0.020902 *5)
exp(-0.372881 * 0.01)
exp(-0.011155 *20)
exp(0.008767  *30)
## ---- chunk 54
back_logistic_fit <- glm(formula= period ~ IHV_24 + PPV   +smoker+ PFT  + PAD+ XCT+ CPBT, family = binomial(link = "logit"), data = glmdata)
summary(back_logistic_fit)
exp(back_logistic_fit$coefficients)
## ---- chunk 55
back_logistic_fit <- glm(formula= period ~ IHV_24   + PPV   +smoker+ PFT  + PAD+ XCT+ CPBT, family = binomial(link = "logit"), data = glmdata)
summary(back_logistic_fit)
exp(back_logistic_fit$coefficients)
## ---- chunk 56
full_logistic_fit <- glm(formula= period ~ IHV_24+Ethnicity+ age +BMI +PMM +PRM + PPV+ Reop+Urgent +Sug_Dur +Pri_MI +smoker+lung+ PFT +RFD + PAD+ POBPT+ TBU+ XCT+ CPBT, family = binomial(link = "logit"), data = glmdata)
summary(full_logistic_fit)

## ---- chunk 57
back_logistic_fit_1 <- glm(formula= period ~ IHV_24+Ethnicity +BMI +PMM +PRM + PPV+ Reop+Urgent +Sug_Dur +Pri_MI +smoker+lung+ PFT +RFD + PAD+ POBPT+ TBU+ XCT+ CPBT, family = binomial(link = "logit"), data = glmdata)
summary(back_logistic_fit_1)
## ---- chunk 58
back_logistic_fit_2 <- glm(formula= period ~ IHV_24+Ethnicity +PMM +PRM + PPV+ Reop+Urgent +Sug_Dur +Pri_MI +smoker+lung+ PFT +RFD + PAD+ POBPT+ TBU+ XCT+ CPBT, family = binomial(link = "logit"), data = glmdata)
summary(back_logistic_fit_2)
## ---- chunk 59
back_logistic_fit_3 <- glm(formula= period ~ IHV_24+Ethnicity +PMM + PPV+ Reop+Urgent +Sug_Dur +Pri_MI +smoker+lung+ PFT +RFD + PAD+ POBPT+ TBU+ XCT+ CPBT, family = binomial(link = "logit"), data = glmdata)
summary(back_logistic_fit_3)
## ---- chunk 60
back_logistic_fit_4 <- glm(formula= period ~ IHV_24+Ethnicity +PMM + PPV+Urgent +Sug_Dur +Pri_MI +smoker+lung+ PFT +RFD + PAD+ POBPT+ TBU+ XCT+ CPBT, family = binomial(link = "logit"), data = glmdata)
summary(back_logistic_fit_4)
## ---- chunk 61
back_logistic_fit_5 <- glm(formula= period ~ IHV_24+Ethnicity +PMM + PPV +Sug_Dur +Pri_MI +smoker+lung+ PFT +RFD + PAD+ POBPT+ TBU+ XCT+ CPBT, family = binomial(link = "logit"), data = glmdata)
summary(back_logistic_fit_5)
## ---- chunk 62
back_logistic_fit_6 <- glm(formula= period ~ IHV_24+Ethnicity +PMM + PPV +Sug_Dur +Pri_MI +smoker+lung+ PFT +RFD + PAD+ POBPT+ XCT+ CPBT, family = binomial(link = "logit"), data = glmdata)
summary(back_logistic_fit_6)
## ---- chunk 63
back_logistic_fit_7 <- glm(formula= period ~ IHV_24+Ethnicity +PMM + PPV +Sug_Dur +Pri_MI +lung+ PFT +RFD + PAD+ POBPT+ XCT+ CPBT, family = binomial(link = "logit"), data = glmdata)
summary(back_logistic_fit_7)
## ---- chunk 64
back_logistic_fit_8 <- glm(formula= period ~ IHV_24+Ethnicity +PMM + PPV +Sug_Dur +Pri_MI +smoker+lung+ PFT  + PAD+ POBPT+ XCT+ CPBT, family = binomial(link = "logit"), data = glmdata)
summary(back_logistic_fit_8)
## ---- chunk 65
back_logistic_fit_9 <- glm(formula= period ~ IHV_24+Ethnicity +PMM + PPV +Sug_Dur +Pri_MI +smoker+lung+ PFT  + PAD+ XCT+ CPBT, family = binomial(link = "logit"), data = glmdata)
summary(back_logistic_fit_9)
## ---- chunk 66
back_logistic_fit_10 <- glm(formula= period ~ IHV_24+Ethnicity +PMM + PPV +Sug_Dur +Pri_MI +smoker+lung+ PFT + XCT+ CPBT, family = binomial(link = "logit"), data = glmdata)
summary(back_logistic_fit_10)
## ---- chunk 67
back_logistic_fit_11 <- glm(formula= period ~ IHV_24+Ethnicity +PMM + PPV +Sug_Dur +smoker+lung+ PFT + XCT+ CPBT, family = binomial(link = "logit"), data = glmdata)
summary(back_logistic_fit_11)
## ---- chunk 68
back_logistic_fit_12 <- glm(formula= period ~ IHV_24+Ethnicity +PMM + PPV +Sug_Dur +smoker+ PFT + XCT+ CPBT, family = binomial(link = "logit"), data = glmdata)
summary(back_logistic_fit_12)
## ---- chunk 69
back_logistic_fit_12 <- glm(formula= period ~ IHV_24+Ethnicity +PMM + PPV +Sug_Dur +smoker+ PFT + CPBT, family = binomial(link = "logit"), data = glmdata)
summary(back_logistic_fit_12)
## ---- chunk 70
back_logistic_fit_13 <- glm(formula= period ~ IHV_24+Ethnicity +PMM + PPV +Sug_Dur +smoker+ PFT , family = binomial(link = "logit"), data = glmdata)
summary(back_logistic_fit_13)
## ---- chunk 71
back_logistic_fit_14 <- glm(formula= period ~ IHV_24+Ethnicity +PMM  +Sug_Dur +smoker+ PFT , family = binomial(link = "logit"), data = glmdata)
summary(back_logistic_fit_14)
## ---- chunk 72
back_logistic_fit_15 <- glm(formula= period ~ IHV_24+Ethnicity   +Sug_Dur +smoker+ PFT , family = binomial(link = "logit"), data = glmdata)
summary(back_logistic_fit_15)
## ---- chunk 73
back_logistic_fit_16 <- glm(formula= period ~ IHV_24+Ethnicity +smoker+ PFT , family = binomial(link = "logit"), data = glmdata)
summary(back_logistic_fit_16)
## ---- chunk 74
final_logistic_fit <- back_logistic_fit_15
summary(final_logistic_fit)
final_logistic_fit$coefficients

IHV_24_OR <- exp(final_logistic_fit$coefficients[2]*5) %>% print()
rest_OR <- exp(final_logistic_fit$coefficients[3:10]) %>% print()
exp(0.02094841)
## ---- chunk 75
exp(5*0.02054 )
## ---- chunk 76
desdata$Hos_LOS[desdata$period == "P1"] %>% na.omit() %>% length()
summary(desdata$Hos_LOS[desdata$period == "P1"])
desdata$Hos_LOS[desdata$period == "P1"] %>% na.omit() %>% sd()
desdata$Hos_LOS[desdata$period == "P2"] %>% na.omit() %>% length()
summary(desdata$Hos_LOS[desdata$period == "P2"])
desdata$Hos_LOS[desdata$period == "P2"] %>% na.omit() %>% sd()
desdata$Hos_LOS %>% na.omit() %>% length()
summary(desdata$Hos_LOS)
desdata$Hos_LOS %>% na.omit() %>% sd()
## ---- chunk 77
var.test(desdata$Hos_LOS[desdata$period == "P2"], desdata$Hos_LOS[desdata$period == "P1"])
t.test(x= desdata$Hos_LOS[desdata$period == "P1"], y = desdata$Hos_LOS[desdata$period == "P2"], paired = FALSE, var.equal = FALSE, conf.level = 0.95)
## ---- chunk 78

par(mfrow=c(1,1))
hist(desdata$Hos_LOS[desdata$period == "P1"], main = "Histogram of Ventilation Duration in Day Shift", breaks = 24, xlab = "Hospital LOS")
hist(desdata$Hos_LOS[desdata$period == "P2"], main = "Histogram of Ventilation Duration in Night Shift",breaks = 12, xlab = "Hospital LOS")

## ---- chunk 79
Hos_LOS_fit <- glm(formula= period ~ Hos_LOS, family = binomial(link = "logit"), 
    data = glmdata)
summary(Hos_LOS_fit)
exp(0.009537*10)
## ---- chunk 80
desdata$ICU_LOS[desdata$period == "P1"] %>% na.omit() %>% length()
summary(desdata$ICU_LOS[desdata$period == "P1"])
desdata$ICU_LOS[desdata$period == "P1"] %>% na.omit() %>% sd()
desdata$ICU_LOS[desdata$period == "P2"] %>% na.omit() %>% length()
summary(desdata$ICU_LOS[desdata$period == "P2"])
desdata$ICU_LOS[desdata$period == "P2"] %>% na.omit() %>% sd()
desdata$ICU_LOS %>% na.omit() %>% length()
summary(desdata$ICU_LOS)
desdata$ICU_LOS %>% na.omit() %>% sd()
## ---- chunk 81
var.test(desdata$ICU_LOS[desdata$period == "P2"], desdata$ICU_LOS[desdata$period == "P1"])
t.test(x= desdata$ICU_LOS[desdata$period == "P1"], y = desdata$ICU_LOS[desdata$period == "P2"], paired = FALSE, var.equal = FALSE, conf.level = 0.95)
## ---- chunk 82
logistic_fit_ICU_LOS <- glm(formula= period ~ ICU_LOS+Ethnicity +smoker+ PFT , family = binomial(link = "logit"), data = glmdata)
summary(logistic_fit_ICU_LOS)
## ---- chunk 83
ICU_LOS_fit <- glm(formula= period ~ ICU_LOS, family = binomial(link = "logit"), 
    data = glmdata)
summary(ICU_LOS_fit)
exp(-0.01584 * 5)
## ---- chunk 84

#glmdata$Reintub[desdata$Reintub == "Unknown"] <- NA

length(glmdata$Reintub)
sum(is.na(glmdata$Reintub))
sum(is.na(glmdata$Reintub)) / length(glmdata$Reintub)
table(glmdata$Reintub)

#table(glmdata$Reintub) / length(glmdata$Reintub)
paste(round(100*(table(glmdata$Reintub) / 861), 2), "%", sep="")

length(glmdata$Reintub[glmdata$period == "P1"])
length(glmdata$Reintub[glmdata$period == "P2"])

sum(is.na(glmdata$Reintub[glmdata$period == "P1"]))
sum(is.na(glmdata$Reintub[glmdata$period == "P2"]))

table(glmdata$Reintub[glmdata$period == "P1"]) 
table(glmdata$Reintub[glmdata$period == "P2"]) 

#table(glmdata$Reintub[glmdata$period == "P1"]) / length(glmdata$Reintub[glmdata$period == "P1"])
paste(round(100*(table(glmdata$Reintub[glmdata$period == "P1"]) / length(glmdata$Reintub[glmdata$period == "P1"])), 2), "%", sep="")

#table(glmdata$Reintub[glmdata$period == "P2"]) / length(glmdata$Reintub[glmdata$period == "P2"])
paste(round(100*(table(glmdata$Reintub[glmdata$period == "P2"]) / length(glmdata$Reintub[glmdata$period == "P2"])), 2), "%", sep="")

fisher.test(glmdata$Reintub,glmdata$period)
## ---- chunk 85
Reintub_fit <- glm(formula= period ~ Reintub, family = binomial(link = "logit"), 
    data = glmdata)
summary(Reintub_fit)
exp( -0.45347)
## ---- chunk 86
#desdata$Post_pneu[desdata$Post_pneu == "Not documented"] <- NA
length(desdata$Post_pneu)
sum(is.na(desdata$Post_pneu))
sum(is.na(desdata$Post_pneu)) / length(desdata$Post_pneu)
table(desdata$Post_pneu)

#table(desdata$Post_pneu) / length(desdata$Post_pneu)
paste(round(100*(table(desdata$Post_pneu) / 861), 2), "%", sep="")

length(desdata$Post_pneu[desdata$period == "P1"])
length(desdata$Post_pneu[desdata$period == "P2"])

sum(is.na(desdata$Post_pneu[desdata$period == "P1"]))
sum(is.na(desdata$Post_pneu[desdata$period == "P2"]))

table(desdata$Post_pneu[desdata$period == "P1"]) 
table(desdata$Post_pneu[desdata$period == "P2"]) 

#table(desdata$Post_pneu[desdata$period == "P1"]) / length(desdata$Post_pneu[desdata$period == "P1"])
paste(round(100*(table(desdata$Post_pneu[desdata$period == "P1"]) / length(desdata$Post_pneu[desdata$period == "P1"])), 2), "%", sep="")

#table(desdata$Post_pneu[desdata$period == "P2"]) / length(desdata$Post_pneu[desdata$period == "P2"])
paste(round(100*(table(desdata$Post_pneu[desdata$period == "P2"]) / length(desdata$Post_pneu[desdata$period == "P2"])), 2), "%", sep="")


fisher.test(desdata$Post_pneu,desdata$period)
## ---- chunk 87

#glmdata$Re_ICU [desdata$Re_ICU  != "No" | desdata$Re_ICU !="Unknown"] <- "Yes"
#glmdata$Re_ICU [desdata$Re_ICU  == "No"] <- "No"
#glmdata$Re_ICU [desdata$Re_ICU  == "Unknown"] <- NA


length(glmdata$Re_ICU )
sum(is.na(glmdata$Re_ICU ))
sum(is.na(glmdata$Re_ICU )) / length(glmdata$Re_ICU )
table(glmdata$Re_ICU )

#table(glmdata$Re_ICU ) / length(glmdata$Re_ICU )
paste(round(100*(table(glmdata$Re_ICU ) / (length(na.omit(glmdata$Re_ICU )))), 2), "%", sep="")

length(na.omit(glmdata$Re_ICU [glmdata$period == "P1"]))
length(na.omit(glmdata$Re_ICU [glmdata$period == "P2"]))

sum(is.na(glmdata$Re_ICU [glmdata$period == "P1"]))
sum(is.na(glmdata$Re_ICU [glmdata$period == "P2"]))

table(glmdata$Re_ICU [glmdata$period == "P1"]) 
table(glmdata$Re_ICU [glmdata$period == "P2"]) 

#table(glmdata$Re_ICU [glmdata$period == "P1"]) / length(glmdata$Re_ICU [glmdata$period == "P1"])
paste(round(100*(table(glmdata$Re_ICU [glmdata$period == "P1"]) / length(na.omit(glmdata$Re_ICU [glmdata$period == "P1"]))), 2), "%", sep="")

#table(glmdata$Re_ICU [glmdata$period == "P2"]) / length(glmdata$Re_ICU [glmdata$period == "P2"])
paste(round(100*(table(glmdata$Re_ICU [glmdata$period == "P2"]) / length(na.omit(glmdata$Re_ICU [glmdata$period == "P2"]))), 2), "%", sep="")

fisher.test(glmdata$Re_ICU ,glmdata$period)
## ---- chunk 88
Re_ICU_fit <- glm(formula= period ~ Re_ICU, family = binomial(link = "logit"), 
    data = glmdata)
summary(Re_ICU_fit)
exp( 0.20930)
## ---- chunk 89


glmdata$Mor_disc [desdata$Mor_disc  == "Dead"] <- "Dead"
glmdata$Mor_disc [desdata$Mor_disc  != "Dead"] <- "Alive"


length(glmdata$Mor_disc )
sum(is.na(glmdata$Mor_disc ))
sum(is.na(glmdata$Mor_disc )) / length(glmdata$Mor_disc )
table(glmdata$Mor_disc )

#table(glmdata$Mor_disc ) / length(glmdata$Mor_disc )
paste(round(100*(table(glmdata$Mor_disc ) / (length(na.omit(glmdata$Mor_disc )))), 2), "%", sep="")

length(na.omit(glmdata$Mor_disc [glmdata$period == "P1"]))
length(na.omit(glmdata$Mor_disc [glmdata$period == "P2"]))

sum(is.na(glmdata$Mor_disc [glmdata$period == "P1"]))
sum(is.na(glmdata$Mor_disc [glmdata$period == "P2"]))

table(glmdata$Mor_disc [glmdata$period == "P1"]) 
table(glmdata$Mor_disc [glmdata$period == "P2"]) 

#table(glmdata$Mor_disc [glmdata$period == "P1"]) / length(glmdata$Mor_disc [glmdata$period == "P1"])
paste(round(100*(table(glmdata$Mor_disc [glmdata$period == "P1"]) / length(na.omit(glmdata$Mor_disc [glmdata$period == "P1"]))), 2), "%", sep="")

#table(glmdata$Mor_disc [glmdata$period == "P2"]) / length(glmdata$Mor_disc [glmdata$period == "P2"])
paste(round(100*(table(glmdata$Mor_disc [glmdata$period == "P2"]) / length(na.omit(glmdata$Mor_disc [glmdata$period == "P2"]))), 2), "%", sep="")

fisher.test(glmdata$Mor_disc ,glmdata$period)
## ---- chunk 90
Mor_disc_fit <- glm(formula= period ~ Mor_disc, family = binomial(link = "logit"), 
    data = glmdata)
summary(Mor_disc_fit)
exp( -12.91105)
